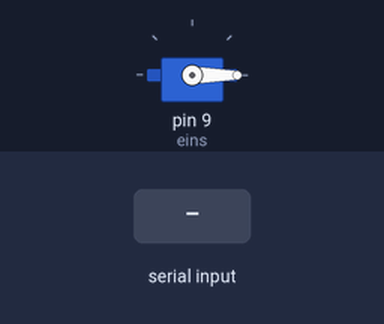
Recording of a sketch running on a simulated Arduino Uno, built with avr-gcc and run on an emulated ATmega328P. On the bench: servo. Inputs (shaded band) come from the test bench.

Above: at 1.2 s.
1.3 s: byte 30 received over Serial
At 2.2 s:
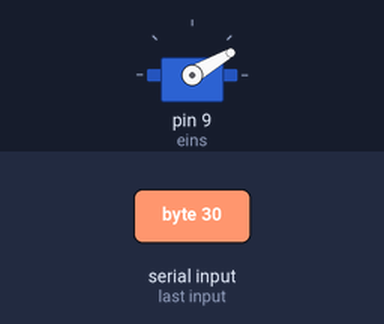
2.8 s: byte 90 received over Serial
At 3.4 s:
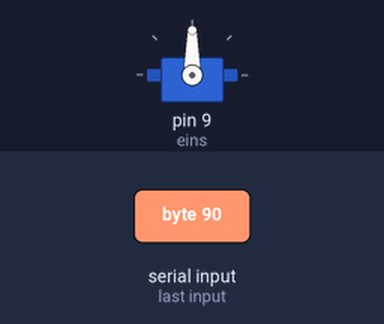
4.3 s: byte 120 received over Serial
At 5.7 s:
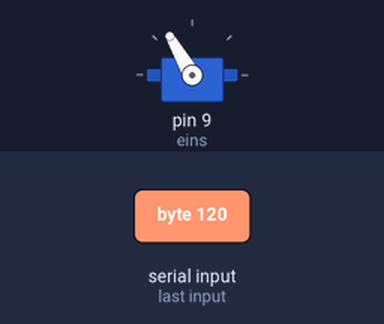
Timing chart, 0 to 7.3 s (numbered marks = the images above; inputs shaded):
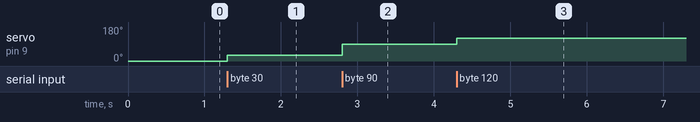

The sketch:

luce_android_servo.ino
```cpp
 #include <Servo.h>

Servo eins;
int degr = 0;

void setup()
{
   Serial.begin(9600);
   eins.attach(9);
}

void loop()
{
   if (Serial.available() > 0)
   {
    degr = Serial.read();
   }
   eins.write(degr);
}
```

Measured:
- after the input at 1.3 s, servo on pin 9 (eins): 0° → 30° at once
- after the input at 2.8 s, servo on pin 9 (eins): 30° → 90° at once
- after the input at 4.3 s, servo on pin 9 (eins): 90° → 120° at once
